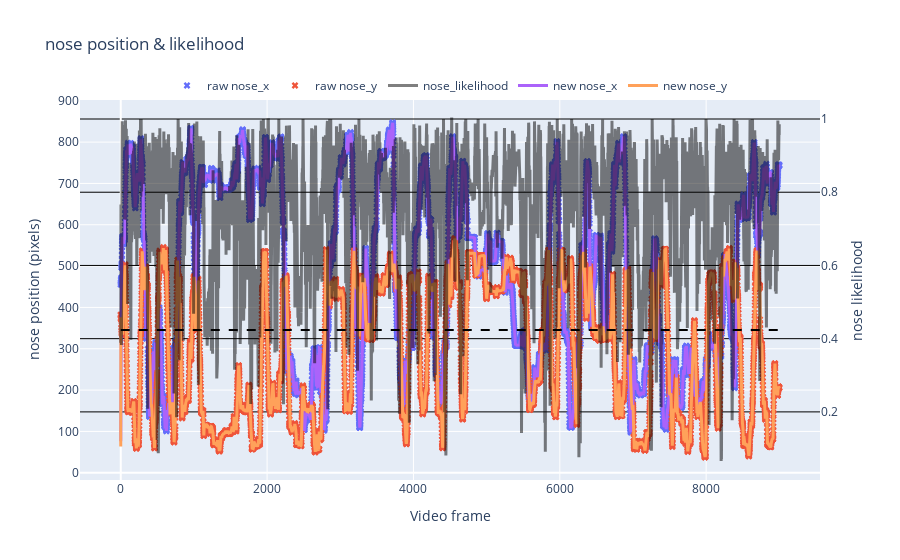

Here is the notebook cell this chart was saved with:
### Markdown cell above
---
#### 5. Now that we have our file, lets test our processing parameters in an example video

### Code cell
df_smooth = rst.filter_and_smooth_df(params, df_raw)

rst.plot_raw_vs_smooth(params, df_raw, df_smooth, bodypart='nose')

### Figure 1 — Plotly figure (JSON) as saved in the notebook; plotly's stock layout.template omitted (floating-point values rounded to 4 significant figures; data arrays with more than 128 entries replaced by an {"elided": "..."} marker saying what was removed)
{"data": [{"marker": {"size": 6, "symbol": "x"}, "mode": "markers", "name": "raw nose_x", "type": "scatter", "x": {"elided": "9000 int values"}, "y": {"elided": "9000 float values"}}, {"marker": {"size": 6, "symbol": "x"}, "mode": "markers", "name": "raw nose_y", "type": "scatter", "x": {"elided": "9000 int values"}, "y": {"elided": "9000 float values"}}, {"line": {"color": "black", "width": 3}, "name": "nose_likelihood", "opacity": 0.5, "type": "scatter", "x": {"elided": "9000 int values"}, "y": {"elided": "9000 float values"}, "yaxis": "y2"}, {"line": {"width": 3}, "name": "new nose_x", "type": "scatter", "x": {"elided": "9000 int values"}, "y": {"elided": "9000 float values"}}, {"line": {"width": 3}, "name": "new nose_y", "type": "scatter", "x": {"elided": "9000 int values"}, "y": {"elided": "9000 float values"}}], "layout": {"legend": {"orientation": "h", "x": 0.5, "xanchor": "center", "y": 1, "yanchor": "bottom"}, "shapes": [{"line": {"color": "black", "dash": "dash"}, "type": "line", "x0": 0, "x1": 8999, "y0": 0.4234, "y1": 0.4234, "yref": "y2"}], "title": {"text": "nose position & likelihood"}, "xaxis": {"title": {"text": "Video frame"}}, "yaxis": {"title": {"text": "nose position (pixels)"}}, "yaxis2": {"gridcolor": "black", "overlaying": "y", "side": "right", "title": {"text": "nose likelihood"}}}}
